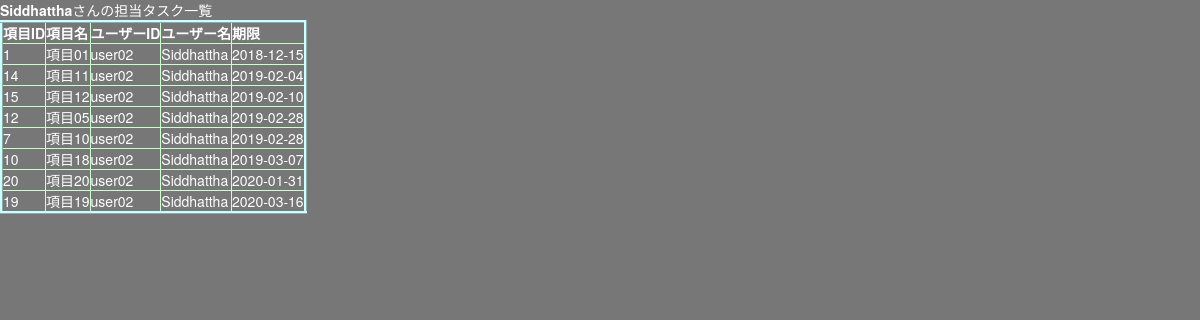
The app's page /samples/PDO_sample.php with its own data.
### tables this page shows
CREATE TABLE TODO_USER
    (ID varchar(15) NOT NULL PRIMARY KEY,
     NAME varchar(30) NOT NULL,
     PASSWORD varchar(15) NOT NULL
     );

CREATE TABLE TODO_ITEM
    (ID int NOT NULL PRIMARY KEY AUTO_INCREMENT,
     NAME varchar(30) NOT NULL,
     USER varchar(15) NOT NULL,
     EXPIRE_DATE date NOT NULL,
     FINISHED_DATE date
     );

### samples/PDO_sample.php (the view, shortened to what this page needs)
<?php
$userdata = "Siddhattha";
$dsn = 'mysql: host=127.0.0.1; dbname=shino; charset=utf8mb4';
$dbuser = "user1";
$dbuser_pass = "pass1";
$driver_options =
array(
	PDO::ATTR_ERRMODE => PDO::ERRMODE_EXCEPTION,
	PDO::ATTR_EMULATE_PREPARES => false
);
$sql = "SELECT TODO_ITEM.ID AS subjectID, TODO_ITEM.NAME AS subject,
				TODO_USER.ID AS userID, TODO_USER.NAME AS username,
				TODO_ITEM.EXPIRE_DATE AS term
		 FROM TODO_USER JOIN TODO_ITEM ON TODO_USER.ID = TODO_ITEM.USER
		 WHERE TODO_USER.NAME = :username
		 ORDER BY EXPIRE_DATE ASC";
try {
    $dbh = new PDO($dsn, $dbuser, $dbuser_pass, $driver_options);
    $dbh->setAttribute(PDO::ATTR_DEFAULT_FETCH_MODE, PDO::FETCH_ASSOC);
	$stmt = $dbh -> prepare($sql);
	$stmt->bindValue(":username", $userdata, PDO::PARAM_STR);
	$stmt->execute();
} catch (PDOException $e) {
    header('Content-Type: text/plain; charset=UTF-8', true, 500);
    exit($e->getMessage());
}
$rows = $stmt->fetchAll();
$css_file = "defaultCSS.css";
require_once("../php/header.tmp.php");
?>
<body>
	<p><b><?= $userdata ?></b>さんの担当タスク一覧</p>
	<table style="border: inset 3px #cff">
		<tr>
			<th>項目ID</th><th>項目名</th><th>ユーザーID</th><th>ユーザー名</th><th>期限</th>
		</tr>
		<?php foreach($rows as $row): ?>
		<tr>
			<?php foreach ($row as $column): ?>
    		<td><?= $column ?></td>
    		<?php endforeach ?>
		</tr>
		<?php endforeach ?>
	</table>
</body>
</html>

### php/header.tmp.php (shortened to what this page needs)
<!DOCTYPE HTML>
<html lang="ja">
<head>
	<link rel="stylesheet" href="http://maxcdn.bootstrapcdn.com/bootstrap/3.3.6/css/bootstrap.min.css"/>
	<link href="../css/<?= $css_file ?>" rel="stylesheet" type="text/css">
</head>

### css/defaultCSS.css (style rules this page uses)
div, span, h1, h2, h3, h4, p, img, header, footer { margin: 0; padding: 0; border: 0; font-weight: normal; list-style: none; text-decoration: none; }
body { margin: 0 auto; background-color: #777; color: white; }
table, tr, th, td { border: solid 1px #cfc; }

### records on screen
todo_user: todo_item.ID "1", todo_item.NAME "項目01", ID "user02", NAME "Siddhattha", todo_item.EXPIRE_DATE "2018-12-15", todo_item.ID "14", todo_item.NAME "項目11", todo_item.EXPIRE_DATE "2019-02-04", todo_item.ID "15", todo_item.NAME "項目12", todo_item.EXPIRE_DATE "2019-02-10", todo_item.ID "12", todo_item.NAME "項目05", todo_item.EXPIRE_DATE "2019-02-28", todo_item.ID "7", todo_item.NAME "項目10", todo_item.ID "10", todo_item.NAME "項目18", todo_item.EXPIRE_DATE "2019-03-07", todo_item.ID "20", todo_item.NAME "項目20", todo_item.EXPIRE_DATE "2020-01-31", todo_item.ID "19", todo_item.NAME "項目19", todo_item.EXPIRE_DATE "2020-03-16"

### other values on screen
$userdata "Siddhattha"
